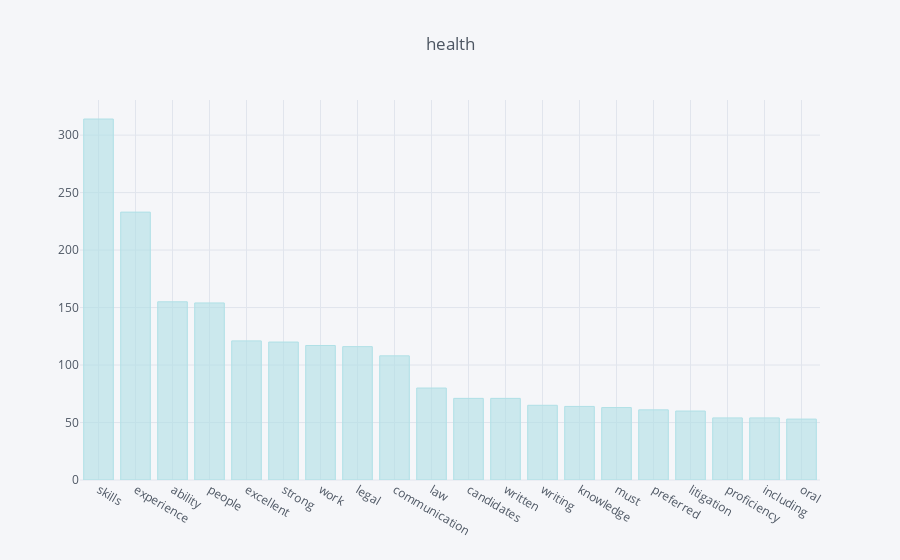

Source (notebook cell):
### Code cell
preferred_skills(popular_categories.index[3]).iplot(title='health', kind='bar', color='powderblue')

### Figure 1 — Plotly figure (JSON) as saved in the notebook; plotly's stock layout.template omitted (floating-point values rounded to 4 significant figures)
{"data": [{"marker": {"color": "rgba(176, 224, 230, 0.6)", "line": {"color": "rgba(176, 224, 230, 1.0)", "width": 1}}, "name": "None", "orientation": "v", "text": "", "type": "bar", "uid": "db2d6cda-cbbb-4199-b1a1-cad729aac773", "x": ["skills", "experience", "ability", "people", "excellent", "strong", "work", "legal", "communication", "law", "candidates", "written", "writing", "knowledge", "must", "preferred", "litigation", "proficiency", "including", "oral"], "y": [314, 233, 155, 154, 121, 120, 117, 116, 108, 80, 71, 71, 65, 64, 63, 61, 60, 54, 54, 53]}], "layout": {"legend": {"bgcolor": "#F5F6F9", "font": {"color": "#4D5663"}}, "paper_bgcolor": "#F5F6F9", "plot_bgcolor": "#F5F6F9", "title": {"font": {"color": "#4D5663"}, "text": "health"}, "xaxis": {"gridcolor": "#E1E5ED", "showgrid": true, "tickfont": {"color": "#4D5663"}, "title": {"font": {"color": "#4D5663"}, "text": ""}, "zerolinecolor": "#E1E5ED"}, "yaxis": {"gridcolor": "#E1E5ED", "showgrid": true, "tickfont": {"color": "#4D5663"}, "title": {"font": {"color": "#4D5663"}, "text": ""}, "zerolinecolor": "#E1E5ED"}}}
